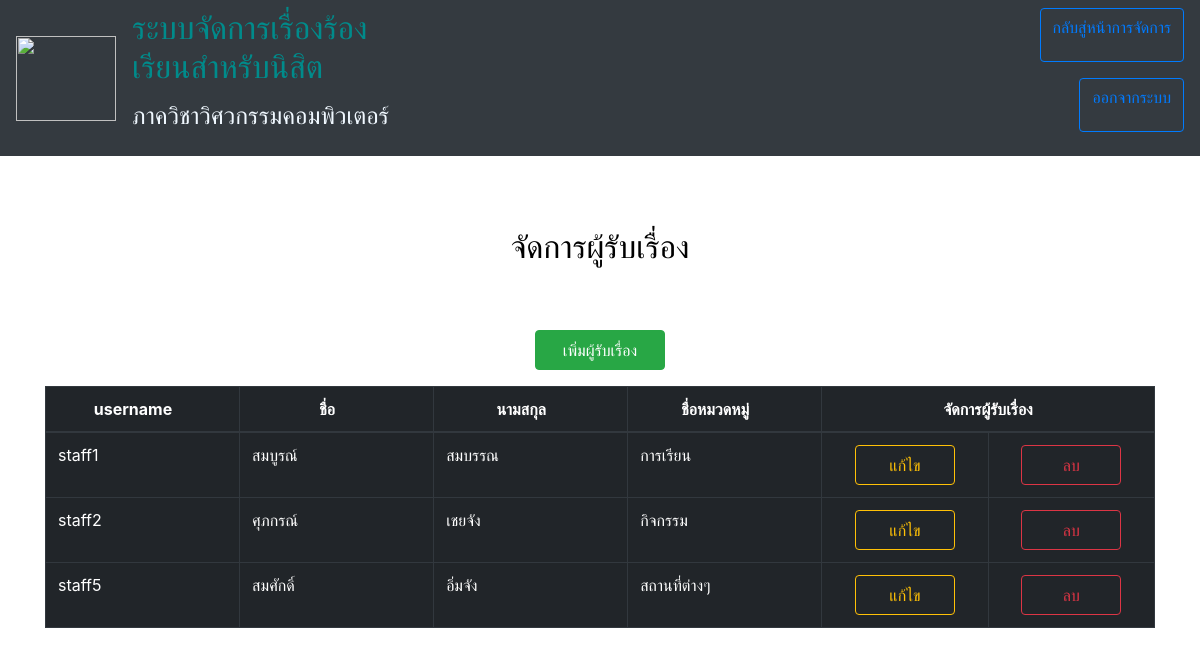
The app's page /management/CRUDrecipient.php with its own data.
### tables this page shows
CREATE TABLE `receiver` (
  `rid` varchar(50) NOT NULL,
  `rpassword` varchar(50) NOT NULL,
  `rname` varchar(50) NOT NULL,
  `rLname` varchar(50) NOT NULL,
  `catname` varchar(50) NOT NULL
);

### managementsystem/category/queryreciever.php (the view, shortened to what this page needs)
<?php
require '../connect.php';
$sql = "SELECT * FROM receiver";
$result = mysqli_query($conn,$sql);
while($row = mysqli_fetch_array($result)) {
    $selectObj = $selectObj."<tr>
      <td>".$row['rid']."</td>
      <td>".$row['rname']."</td>
      <td>".$row['rLname']."</td>
      <td>".$row['catname']."</td>".
      "<td><center><button class='btn btn-outline-warning' style='width:100px; height:40px;' onclick=\"window.location = '../management/updaterecipient.php?rid=" . $row['rid'] ."';\">แก้ไข</button></center></td>".
      "<td><center><button class='btn btn-outline-danger' style='width:100px; height:40px;' onclick=\"window.location = '../management/deleterecipient.php?rid=" . $row['rid'] ."';\">ลบ</button></center></td>".
    "</tr>";
}
echo $selectObj;
 ?>

### management/CRUDrecipient.php (style rules this page uses)
body { background-image: url(../รูป/03-897.jpg) }

### records on screen
receiver: rid "staff1", rname "สมบูรณ์", rLname "สมบรรณ", catname "การเรียน"
receiver: rid "staff2", rname "ศุภกรณ์", rLname "เชยจัง", catname "กิจกรรม"
receiver: rid "staff5", rname "สมศักดิ์", rLname "อิ่มจัง", catname "สถานที่ต่างๆ"
